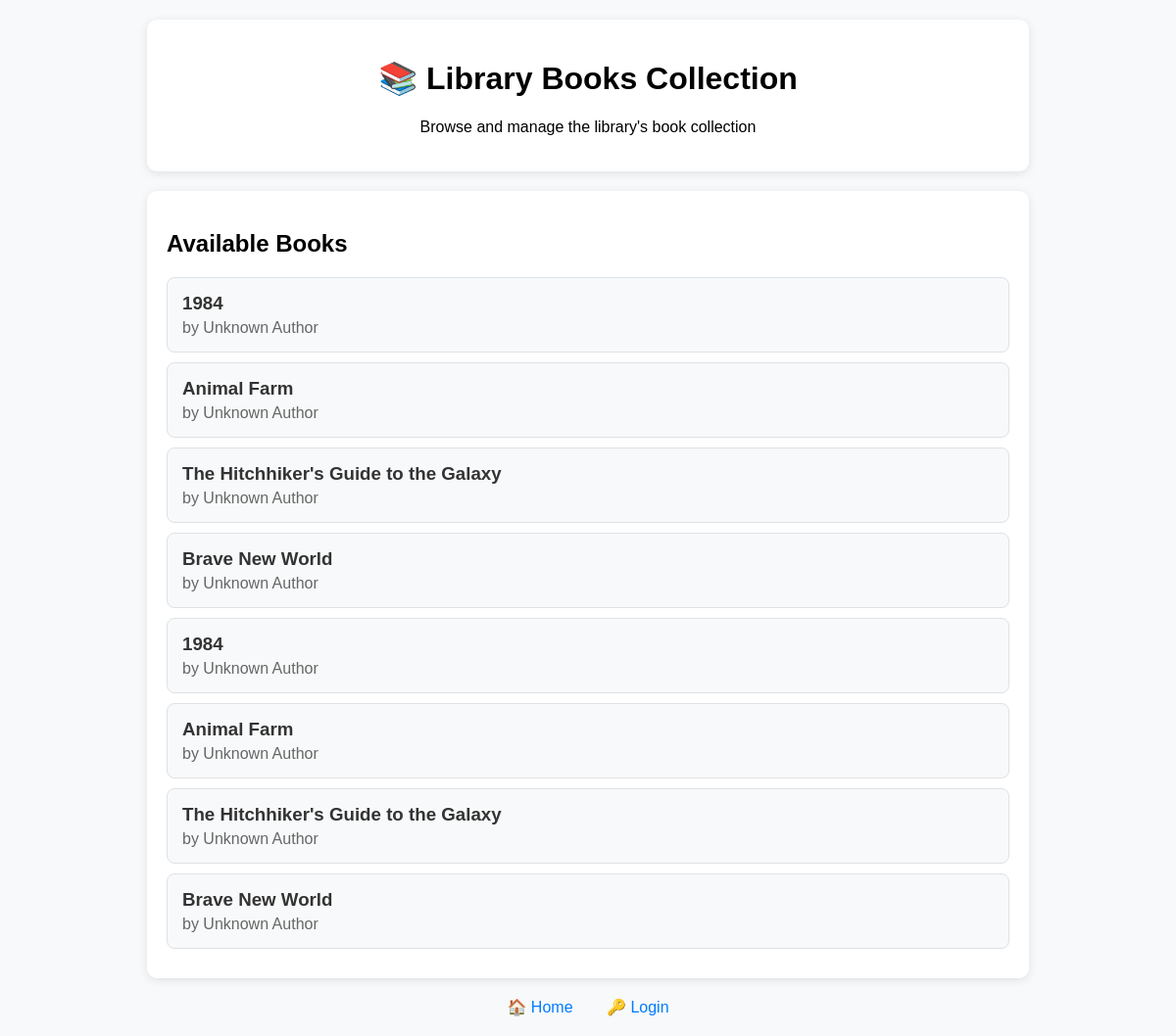
/books/, run on an earlier commit of the app's database.
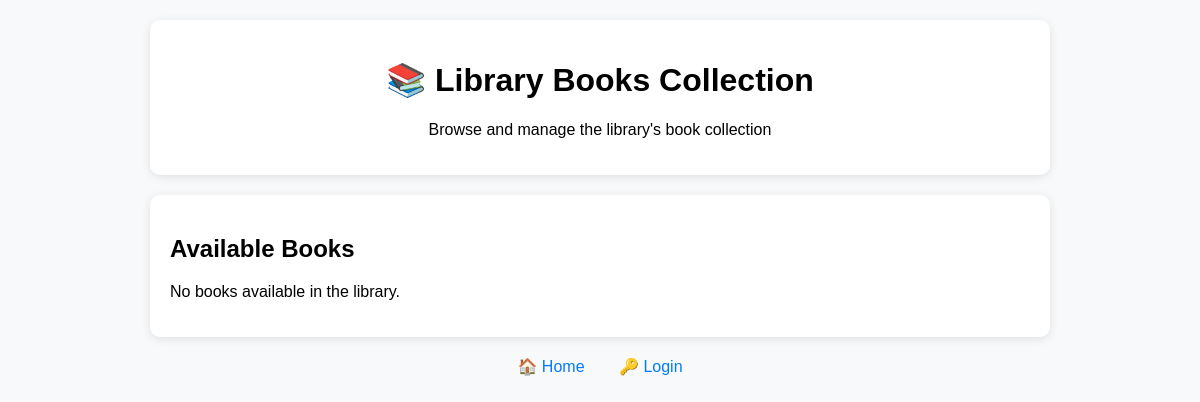
And on a later commit of the database.
### relationship_app/models.py (models this page shows, shortened)
class Book(models.Model):
    title = models.CharField(max_length=200)
    author = models.ForeignKey(Author, on_delete=models.CASCADE)
    class Meta:
        permissions = [
            ("can_add_book", "Can add book"),
            ("can_change_book", "Can change book"),
            ("can_delete_book", "Can delete book"),
        ]

class Author(models.Model):
    name = models.CharField(max_length=100)

### relationship_app/views.py (the view)
# urls.py: path('books/', views.list_books, name='list_books'),  # Function-based view for listing books
def list_books(request):
    books = Book.objects.all()  # Fetch all book instances from the database
    context = {'books': books}
    return render(request, 'relationship_app/list_books.html', context)

### relationship_app/templates/relationship_app/list_books.html (shortened to what this page needs)
<!DOCTYPE html>
<html lang="en">
<head>
</head>
<body>
    <div class="header">
        <h1>📚 Library Books Collection</h1>
        <p>Browse and manage the library's book collection</p>
    </div>
    <div class="books-container">
        <h2>Available Books</h2>
        {% if books %}
            {% for book in books %}
            <div class="book-item">
                <div class="book-info">
                    <h3>{{ book.title }}</h3>
                    <p>by {{ book.author.name }}</p>
                </div>
            </div>
            {% endfor %}
        {% else %}
            <p>No books available in the library.</p>
        {% endif %}
    </div>
    <div class="nav-links">
        <a href="{% url 'home' %}">🏠 Home</a>
        {% if user.is_authenticated %}
            <a href="{% url 'logout' %}">🚪 Logout</a>
        {% else %}
            <a href="{% url 'login' %}">🔑 Login</a>
        {% endif %}
    </div>
</body>
</html>

### relationship_app/templates/relationship_app/list_books.html (style rules this page uses)
body { font-family: Arial, sans-serif; max-width: 900px; margin: 0 auto; padding: 20px; background-color: #f8f9fa; }
.header { background-color: white; padding: 20px; border-radius: 10px; box-shadow: 0 2px 10px rgba(0,0,0,0.1); margin-bottom: 20px; text-align: center; }
.books-container { background-color: white; padding: 20px; border-radius: 10px; box-shadow: 0 2px 10px rgba(0,0,0,0.1); }
.nav-links { text-align: center; margin-top: 20px; }
.nav-links a { color: #007bff; text-decoration: none; margin: 0 15px; }

What changed in the data, as far as the page shows it:
removed Book: title "1984", author.name "Unknown Author"
removed Book: title "Animal Farm", author.name "Unknown Author"
removed Book: title "The Hitchhiker's Guide to the Galaxy", author.name "Unknown Author"
removed Book: title "Brave New World", author.name "Unknown Author"
removed Book: title "1984", author.name "Unknown Author"
removed Book: title "Animal Farm", author.name "Unknown Author"
removed Book: title "The Hitchhiker's Guide to the Galaxy", author.name "Unknown Author"
removed Book: title "Brave New World", author.name "Unknown Author"
Also different on the page:
text now shown: "No books available in the library."
